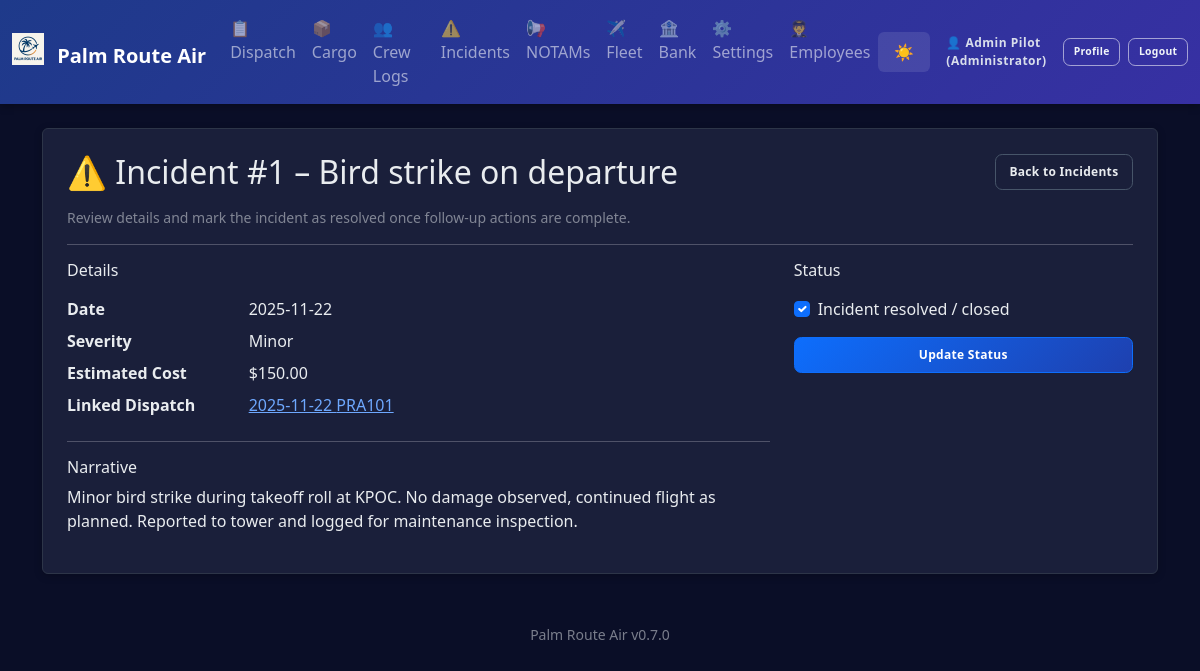
Page /incident/1 (signed in) on the committed database.
### app.py (models this page shows, shortened)
class AppSettings(db.Model):
    id = db.Column(db.Integer, primary_key=True)
    company_name = db.Column(db.String(100), default='Palm Route Air')
    logo_filename = db.Column(db.String(120))  # stored in static/logos/
    difficulty = db.Column(db.String(20), default='Normal')  # Easy, Normal, Hard, Realistic
    realism_fuel_variance = db.Column(db.Float, default=0.05)  # ±5% revenue jitter
    realism_destination_penalty = db.Column(db.Float, default=0.25)  # 25% penalty for missed destination
    currency_symbol = db.Column(db.String(5), default='$')
    distance_unit = db.Column(db.String(10), default='NM')  # NM or KM
    weight_unit = db.Column(db.String(10), default='lbs')  # lbs or kg
    show_workflow_help = db.Column(db.Integer, default=1)  # 1 = show, 0 = hide

class Employee(db.Model):
    id = db.Column(db.Integer, primary_key=True)
    name = db.Column(db.String(100), nullable=False)
    email = db.Column(db.String(120), unique=True)
    role = db.Column(db.String(50), default='Pilot')
    hire_date = db.Column(db.Date, default=datetime.date.today)
    active = db.Column(db.Integer, default=1)
    password_hash = db.Column(db.String(255))

class Incident(db.Model):
    id = db.Column(db.Integer, primary_key=True)
    date = db.Column(db.String(20))
    title = db.Column(db.String(100))
    description = db.Column(db.Text)
    severity = db.Column(db.String(20))  # e.g. Minor, Major, Critical
    dispatch_release_id = db.Column(db.Integer, db.ForeignKey('dispatch_release.id'))
    estimated_cost = db.Column(db.Float, default=0.0)
    resolved = db.Column(db.Integer, default=0)  # 0=open, 1=closed

class DispatchRelease(db.Model):
    id = db.Column(db.Integer, primary_key=True)
    date = db.Column(db.String(20))
    flight_id = db.Column(db.String(20))
    aircraft = db.Column(db.String(50))
    fleet_entry_id = db.Column(db.Integer, db.ForeignKey('fleet_entry.id'))
    departure = db.Column(db.String(10))
    destination = db.Column(db.String(10))
    offblocks = db.Column(db.String(10))
    arrival = db.Column(db.String(10))
    route = db.Column(db.Text)
    payload_planned = db.Column(db.String(20))  # Planned payload weight (lbs)
    fuel_planned = db.Column(db.String(20))     # Planned fuel (gal or lbs)
    cargo_plan = db.Column(db.Text)             # Summary of intended cargo items
    alt_airports = db.Column(db.Text)           # Alternate airports list
    weather_brief = db.Column(db.Text)          # Weather summary / risks
    special_notes = db.Column(db.Text)          # Special instructions / hazards
    actual_cargo_weight = db.Column(db.String(20))  # Aggregated from linked manifests
    flight_plan_raw = db.Column(db.Text)        # Raw uploaded flight plan content (SimBrief, etc.)
    flight_plan_source = db.Column(db.String(30))  # Source identifier e.g. 'simbrief'
    briefing_pdf_filename = db.Column(db.String(120))  # Stored PDF briefing filename (in ./briefings)
    completed = db.Column(db.Integer, default=0)  # 0 = planned/in-progress, 1 = completed
    cargo_manifests = db.relationship('CargoManifest', backref='dispatch_release', lazy='dynamic')
    fleet_entry = db.relationship('FleetEntry', lazy='joined')

### app.py (the view)
@app.route('/incident/<int:id>', methods=['GET', 'POST'])
@login_required
def incident_detail(id):
    inc = Incident.query.get_or_404(id)
    if request.method == 'POST':
        resolved_flag = 1 if request.form.get('resolved') == 'on' else 0
        inc.resolved = resolved_flag
        db.session.commit()
        flash('Incident updated.', 'success')
        return redirect(url_for('incident_detail', id=id))
    linked_dispatch = None
    if inc.dispatch_release_id:
        linked_dispatch = DispatchRelease.query.get(inc.dispatch_release_id)
    return render_template('incident_detail.html', incident=inc, linked_dispatch=linked_dispatch)

### app.py (called while the page is built)
def login_required(f):
    @wraps(f)
    def wrapper(*args, **kwargs):
        if not session.get('employee_id'):
            flash('Login required.', 'error')
            return redirect(url_for('login'))
        return f(*args, **kwargs)
    return wrapper

@app.before_request
def enforce_login_globally():
    public_endpoints = {'login', 'logout', 'static'}
    if request.endpoint in public_endpoints or request.endpoint is None:
        return
    if not session.get('employee_id'):
        return redirect(url_for('login'))

@app.context_processor
def inject_settings():
    try:
        settings = AppSettings.query.first()
        if not settings:
            settings = AppSettings(company_name='Palm Route Air')
    except:
        settings = None
    current_employee = None
    if session.get('employee_id'):
        current_employee = Employee.query.get(session['employee_id'])
    return dict(app_settings=settings, app_version=APP_VERSION, current_employee=current_employee)

### templates/incident_detail.html
{% extends 'base.html' %}
{% block content %}
<div class="p-4 bg-white rounded shadow-sm">
  <div class="d-flex justify-content-between align-items-center mb-3">
    <h2 class="mb-0">⚠️ Incident #{{ incident.id }} – {{ incident.title }}</h2>
    <a href="{{ url_for('incident_history') }}" class="btn btn-outline-secondary">Back to Incidents</a>
  </div>
  <p class="text-muted small mb-3">Review details and mark the incident as resolved once follow-up actions are complete.</p>
  <hr>
  <div class="row g-4">
    <div class="col-md-8">
      <div class="mb-3">
        <h3 class="h6 mb-3">Details</h3>
      <dl class="row mb-0">
        <dt class="col-sm-3">Date</dt>
        <dd class="col-sm-9">{{ incident.date }}</dd>
        <dt class="col-sm-3">Severity</dt>
        <dd class="col-sm-9">{{ incident.severity }}</dd>
        <dt class="col-sm-3">Estimated Cost</dt>
        <dd class="col-sm-9">${{ '%.2f'|format(incident.estimated_cost or 0.0) }}</dd>
        <dt class="col-sm-3">Linked Dispatch</dt>
        <dd class="col-sm-9">
          {% if linked_dispatch %}
            <a href="{{ url_for('dispatch_detail', id=linked_dispatch.id) }}">{{ linked_dispatch.date }} {{ linked_dispatch.flight_id }}</a>
          {% else %}
            
          {% endif %}
        </dd>
      </dl>
        <hr>
        <h3 class="h6">Narrative</h3>
        <p class="mb-0" style="white-space: pre-line;">{{ incident.description }}</p>
      </div>
    </div>
    <div class="col-md-4">
      <div>
      <h3 class="h6 mb-3">Status</h3>
      <form method="post">
        <div class="form-check mb-3">
          <input class="form-check-input" type="checkbox" id="resolved" name="resolved" {% if incident.resolved %}checked{% endif %}>
          <label class="form-check-label" for="resolved">Incident resolved / closed</label>
        </div>
        <button type="submit" class="btn btn-primary w-100">Update Status</button>
      </form>
      </div>
    </div>
  </div>
</div>
{% endblock %}

### templates/base.html (shortened to what this page needs)
<!doctype html>
<html lang="en" data-bs-theme="dark">
  <head>
    <link href="https://cdn.jsdelivr.net/npm/bootstrap@5.3.3/dist/css/bootstrap.min.css" rel="stylesheet">
  </head>
  <body>
    <nav class="navbar navbar-expand-lg navbar-dark mb-4">
      <div class="container-fluid">
        <a class="navbar-brand fw-bold" href="{{ url_for('index') }}">
          {% if app_settings and app_settings.logo_filename %}
            <img src="{{ url_for('static', filename='logos/' + app_settings.logo_filename) }}" height="32" class="me-2" style="vertical-align: -0.125em;" alt="Logo">
          {% endif %}
          {{ app_settings.company_name if app_settings else 'Palm Route Air' }}
        </a>
        <div class="collapse navbar-collapse" id="navbarNav">
          <ul class="navbar-nav me-auto">
            <li class="nav-item"><a class="nav-link" href="{{ url_for('dispatch_history') }}">📋 Dispatch</a></li>
            <li class="nav-item"><a class="nav-link" href="{{ url_for('cargo_history') }}">📦 Cargo</a></li>
            <li class="nav-item"><a class="nav-link" href="{{ url_for('crew_history') }}">👥 Crew Logs</a></li>
            <li class="nav-item"><a class="nav-link" href="{{ url_for('incident_history') }}">⚠️ Incidents</a></li>
            <li class="nav-item"><a class="nav-link" href="{{ url_for('notams_history') }}">📢 NOTAMs</a></li>
            <li class="nav-item"><a class="nav-link" href="{{ url_for('fleet_history') }}">✈️ Fleet</a></li>
            <li class="nav-item"><a class="nav-link" href="{{ url_for('economy_ledger') }}">🏦 Bank</a></li>
            <li class="nav-item"><a class="nav-link" href="{{ url_for('settings') }}">⚙️ Settings</a></li>
            {% if current_employee and current_employee.role in ['Manager','Administrator'] %}
            <li class="nav-item"><a class="nav-link" href="{{ url_for('employees') }}">🧑‍✈️ Employees</a></li>
            {% endif %}
          </ul>
          <button class="theme-toggle text-white" onclick="toggleTheme()" title="Toggle theme">
            <span id="theme-icon">🌙</span>
          </button>
          <div class="ms-3 d-flex align-items-center auth-actions">
            {% if current_employee %}
              <span class="auth-user-text me-2">👤 {{ current_employee.name }} ({{ current_employee.role }})</span>
              <a href="{{ url_for('profile') }}" class="btn btn-outline-light btn-sm me-2" title="View Profile">Profile</a>
              <a href="{{ url_for('logout') }}" class="btn btn-outline-light btn-sm" title="Logout">Logout</a>
            {% else %}
              <a href="{{ url_for('login') }}" class="btn btn-outline-light btn-sm" title="Employee Login">Login</a>
            {% endif %}
          </div>
        </div>
      </div>
    </nav>
    <main class="container mb-5">
      {% block content %}{% endblock %}
    </main>
    <footer class="container text-center pb-3">
      <small class="text-muted">{{ app_settings.company_name if app_settings else 'Palm Route Air' }} {{ app_version }}</small>
    </footer>
  </body>
</html>

### templates/base.html (style rules this page uses)
:root { --pra-primary: #0d6efd; --pra-secondary: #6c757d; --pra-success: #198754; --pra-danger: #dc3545; --pra-warning: #ffc107; --pra-info: #0dcaf0; --pra-thead-bg-light: #e9ecef; --pra-thead-color-light: #212529; --pra-thead-bg-dark: #1f2542; --pra-thead-color-dark: #f8f9fa; }
[data-bs-theme="dark"] { --bs-body-bg: #0a0e27; --bs-body-color: #e9ecef; --bs-card-bg: #1a1f3a; --bs-border-color: #2d3548; --bs-emphasis-color: #ffffff; }
body { background: var(--bs-body-bg); color: var(--bs-body-color); transition: background-color 0.3s ease, color 0.3s ease; }
.bg-white, .bg-light { background-color: var(--bs-card-bg) !important; border-color: var(--bs-border-color); }
.navbar { background: linear-gradient(135deg, #1e3a8a 0%, #3730a3 100%) !important; box-shadow: 0 2px 8px rgba(0,0,0,0.3); }
[data-bs-theme="dark"] .navbar .btn-outline-light { color: #f8f9fa !important; border-color: rgba(255,255,255,0.5) !important; background-color: transparent !important; }
.auth-actions .btn { transition: background-color .15s, color .15s, border-color .15s; }
.auth-user-text { font-size: .75rem; font-weight: 600; letter-spacing: .5px; opacity: 0.95; }
[data-bs-theme="dark"] .auth-user-text { color: #e2e8f0; }
.card, .shadow-sm, .rounded.shadow-sm { background-color: var(--bs-card-bg); border: 1px solid var(--bs-border-color); box-shadow: 0 2px 8px rgba(0,0,0,0.2) !important; }
.btn-outline-secondary, .btn-outline-primary, .btn-outline-warning, .btn-outline-info, .btn-outline-danger { border-width: 1.5px; }
.theme-toggle { cursor: pointer; padding: 0.5rem 1rem; border: none; background: rgba(255,255,255,0.1); border-radius: 0.375rem; transition: background 0.2s; }
.text-muted { opacity: 0.7; }
.btn { font-weight: 600; font-size: .75rem; letter-spacing: .3px; border-radius: .45rem; border-width: 1.5px; padding: .50rem .85rem; transition: background-color .15s, color .15s, border-color .15s, box-shadow .15s; }
.btn-sm { padding: .35rem .6rem; font-size: .70rem; }
[data-bs-theme="dark"] .btn-primary { background: linear-gradient(135deg, #0d6efd 0%, #1e40af 100%); border-color: #0d6efd; }
.btn-outline-secondary { color: var(--bs-body-color); }
[data-bs-theme="dark"] .btn-outline-secondary { border-color: #475569; }
.navbar .btn { font-size: .65rem; padding: .35rem .6rem; }
.navbar .btn-outline-light { font-weight:600; }
[data-bs-theme="dark"] .navbar .btn-outline-light { color:#f1f5f9 !important; border-color: rgba(255,255,255,0.55) !important; }

### rows in the picture
AppSettings: logo_filename (picture), company_name "Palm Route Air"
Employee: name "Admin Pilot", role "Administrator"
Incident: id "1", title "Bird strike on departure", date "2025-11-22", severity "Minor", estimated_cost "150.00", description "Minor bird strike during takeoff roll at KPOC. No damage observed, continued flight as planned. Reported to tower and logged for maintenance inspection.", resolved "☑"
DispatchRelease: date "2025-11-22", flight_id "PRA101"

### other values in the picture
{{ app_version }} "v0.7.0"
